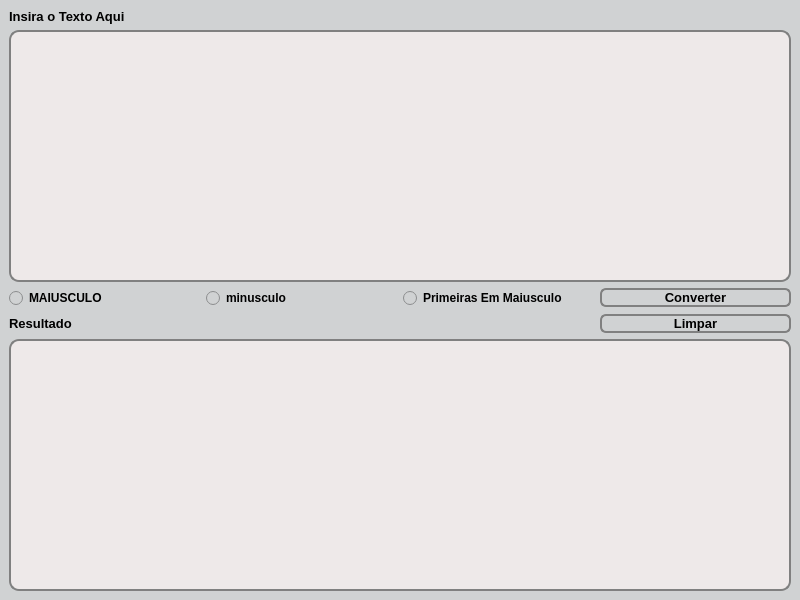
<?xml version="1.0" encoding="UTF-8"?>
<ui version="4.0">
 <class>MainWindow</class>
 <widget class="QMainWindow" name="MainWindow">
  <property name="geometry">
   <rect>
    <x>0</x>
    <y>0</y>
    <width>800</width>
    <height>600</height>
   </rect>
  </property>
  <property name="minimumSize">
   <size>
    <width>800</width>
    <height>600</height>
   </size>
  </property>
  <property name="sizeIncrement">
   <size>
    <width>0</width>
    <height>0</height>
   </size>
  </property>
  <property name="windowTitle">
   <string>Conversor de Texto</string>
  </property>
  <property name="styleSheet">
   <string notr="true">background-color: rgb(208, 210, 211);</string>
  </property>
  <widget class="QWidget" name="centralwidget">
   <layout class="QGridLayout" name="gridLayout_2">
    <item row="0" column="0">
     <widget class="QLabel" name="label_insira">
      <property name="font">
       <font>
        <pointsize>10</pointsize>
        <weight>75</weight>
        <bold>true</bold>
       </font>
      </property>
      <property name="text">
       <string>Insira o Texto Aqui</string>
      </property>
     </widget>
    </item>
    <item row="1" column="0">
     <layout class="QGridLayout" name="gridLayout">
      <item row="1" column="0">
       <widget class="QRadioButton" name="radio_maiusculo">
        <property name="font">
         <font>
          <pointsize>9</pointsize>
          <weight>75</weight>
          <bold>true</bold>
         </font>
        </property>
        <property name="styleSheet">
         <string notr="true"/>
        </property>
        <property name="text">
         <string>MAIUSCULO</string>
        </property>
       </widget>
      </item>
      <item row="1" column="1">
       <widget class="QRadioButton" name="radio_minusculo">
        <property name="font">
         <font>
          <pointsize>9</pointsize>
          <weight>75</weight>
          <bold>true</bold>
         </font>
        </property>
        <property name="text">
         <string>minusculo</string>
        </property>
       </widget>
      </item>
      <item row="6" column="0" colspan="4">
       <widget class="QTextEdit" name="textEdit_resultado">
        <property name="styleSheet">
         <string notr="true">border: 2px solid gray;
border-radius: 10px;
padding: 8 8px;
background: #EEE9E9;
font: 12pt &quot;Calibri&quot;;
</string>
        </property>
       </widget>
      </item>
      <item row="0" column="0" colspan="4">
       <widget class="QTextEdit" name="textEdit_origem">
        <property name="styleSheet">
         <string notr="true">border: 2px solid gray;
border-radius: 10px;
padding: 8 8px;
background: #EEE9E9;
font: 12pt &quot;Calibri&quot;;
</string>
        </property>
       </widget>
      </item>
      <item row="1" column="2">
       <widget class="QRadioButton" name="radio_primeira">
        <property name="font">
         <font>
          <pointsize>9</pointsize>
          <weight>75</weight>
          <bold>true</bold>
         </font>
        </property>
        <property name="text">
         <string>Primeiras Em Maiusculo</string>
        </property>
       </widget>
      </item>
      <item row="5" column="0">
       <widget class="QLabel" name="label_resultado">
        <property name="font">
         <font>
          <pointsize>10</pointsize>
          <weight>75</weight>
          <bold>true</bold>
         </font>
        </property>
        <property name="text">
         <string>Resultado</string>
        </property>
       </widget>
      </item>
      <item row="1" column="3">
       <widget class="QPushButton" name="button_converter">
        <property name="font">
         <font>
          <pointsize>10</pointsize>
          <weight>75</weight>
          <bold>true</bold>
         </font>
        </property>
        <property name="styleSheet">
         <string notr="true">border: 2px solid gray;
border-radius: 6px;
background-color: qlineargradient(x1: 0, y1: 0, x2: 0, y2: 1,
                                      stop: 0 #f6f7fa, stop: 1 #dadbde);
hover: red;

</string>
        </property>
        <property name="text">
         <string>Converter</string>
        </property>
       </widget>
      </item>
      <item row="5" column="3">
       <widget class="QPushButton" name="pushButton">
        <property name="font">
         <font>
          <pointsize>10</pointsize>
          <weight>75</weight>
          <bold>true</bold>
         </font>
        </property>
        <property name="styleSheet">
         <string notr="true">border: 2px solid gray;
border-radius: 6px;
background-color: qlineargradient(x1: 0, y1: 0, x2: 0, y2: 1,
                                      stop: 0 #f6f7fa, stop: 1 #dadbde);</string>
        </property>
        <property name="text">
         <string>Limpar</string>
        </property>
       </widget>
      </item>
     </layout>
    </item>
   </layout>
  </widget>
 </widget>
 <resources/>
 <connections/>
</ui>
